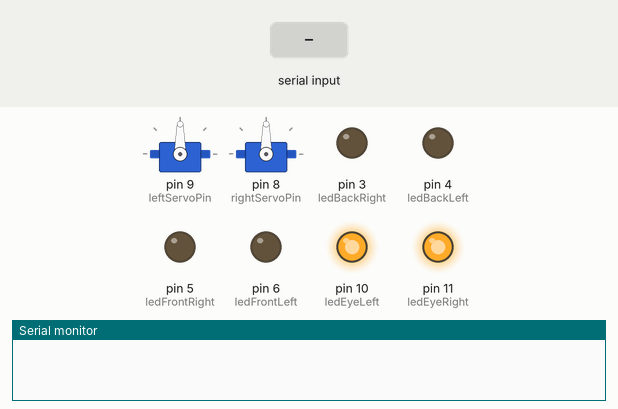
Simulated run of this sketch. Board: Arduino Uno, built with avr-gcc and run on an emulated ATmega328P. Shown: 2 × servo, output pins drawn as LEDs (lit = HIGH), the last lines printed to the serial monitor. Dashed ring = blinking. The inputs (shaded band) are chosen by the test bench.

Above: at 1.2 s.
1.3 s: "w" received over the second serial link
At 1.75 s:
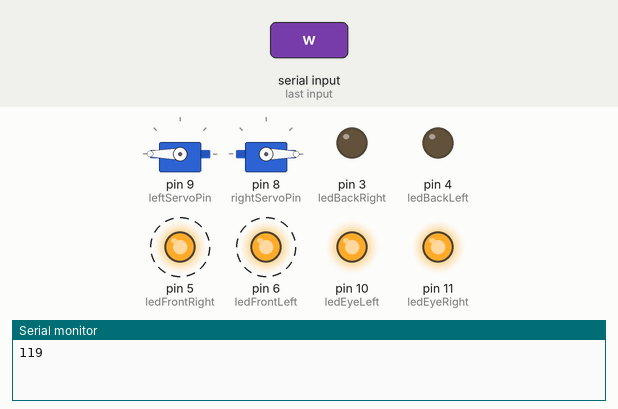
4.3 s: "s" received over the second serial link
At 4.76 s:
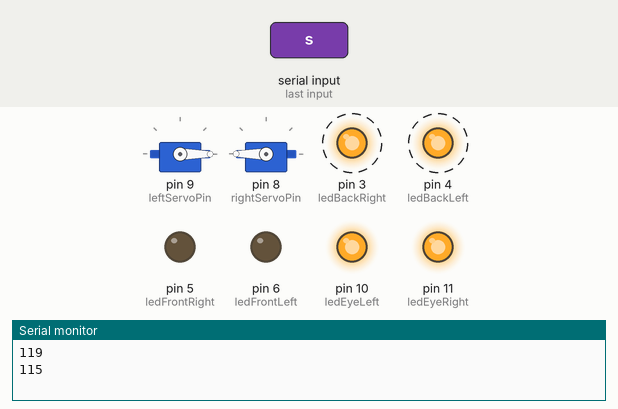
7.3 s: "a" received over the second serial link
At 7.77 s:
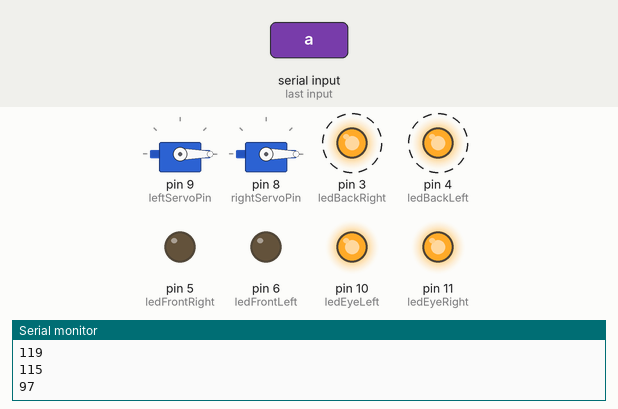
10.3 s: "d" received over the second serial link
At 10.78 s:
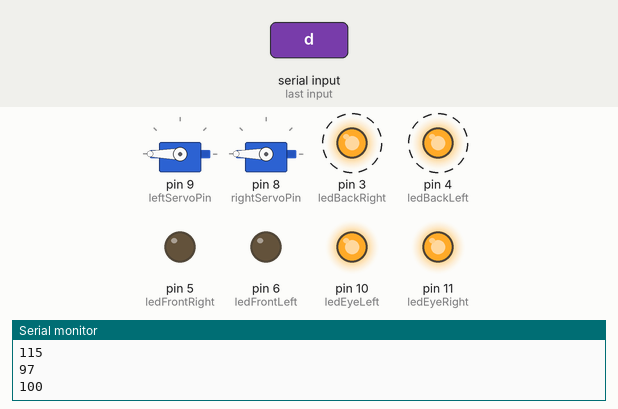
13.3 s: "x" received over the second serial link
At 13.79 s:
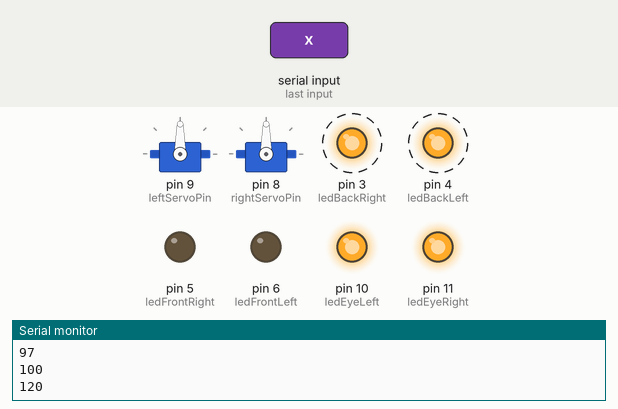
16.3 s: "i" received over the second serial link
At 16.8 s:
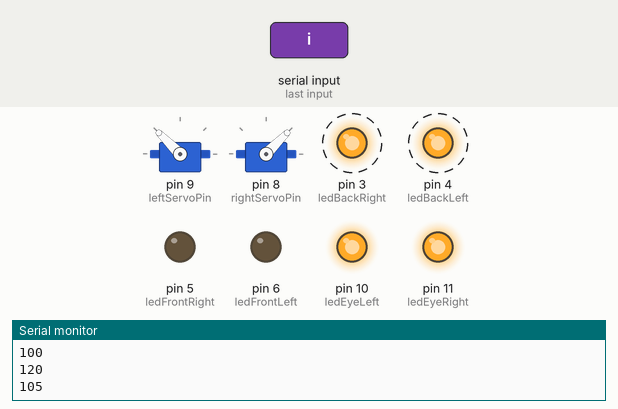
Timing chart, 0 to 20.3 s (numbered marks = the images above; inputs shaded):
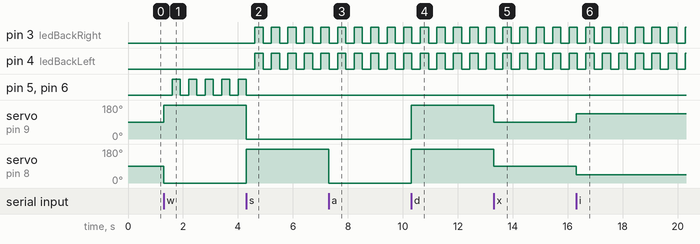

The sketch:

juno_mod_code.ino
```cpp
#include <SoftwareSerial.h>
#include <Servo.h>

// Pin assignments for the Arduino, change this if you want to move the pins
const int txPin = 12; //SoftwareSerial TX pin, connect to JY-MCU RX pin
const int rxPin = 13; //SoftwareSerial RX pin, connect to JY-MCY TX pin
SoftwareSerial bluetoothInput(rxPin, txPin); // RX, TX

// Pin assignment and servo declarations
Servo leftServo;
Servo rightServo;
int leftServoPin = 9;
int rightServoPin = 8;

// LED pin assignments
int ledEyeRight = 11;  // LED eye (right)
int ledEyeLeft = 10;   // LED eye (left)
int ledFrontRight = 5; // LED front (right)
int ledFrontLeft = 6;  // LED front (left)
int ledBackRight = 3;  // LED back (right)
int ledBackLeft = 4;   // LED back (left)

//variables for blink and noMoreIncoming functions that require time keeping
unsigned long currentTime = 0;
unsigned long timeSinceLastInput = 0;

//blinkFunc() variables
const long interval = 300;    // the interval between blinks
unsigned long blinkTimer = 0; // keeps track of the last time it blinked
int blinkType = 0;           // Variable to determine various blinking protocols
int blinkState = 0;            // 0 if lights are on, 1 if lights are off

int reset = 0;                // used by the arduino to determine if the IamSAM app has stopped sending input

byte state[] = {90, 90};      //initializes the state variable that stores incoming bluetooth signals

void setup() {
  bluetoothInput.begin(9600); // Sets rate of data transmission of Bluetooth module to 9600 bits/second. See https://www.arduino.cc/en/serial/begin for more details
  Serial.begin(9600);         // Used to debug when plugged into computer via USB
  //Initializing components
  leftServo.attach(leftServoPin);
  rightServo.attach(rightServoPin);
  pinMode(ledEyeRight, OUTPUT);
  pinMode(ledEyeLeft, OUTPUT);
  pinMode(ledFrontRight, OUTPUT);
  pinMode(ledFrontLeft, OUTPUT);
  pinMode(ledBackRight, OUTPUT);
  pinMode(ledBackLeft, OUTPUT);
  //Turns on all LEDs
  digitalWrite(ledEyeRight, HIGH);
  digitalWrite(ledEyeLeft, HIGH);
  digitalWrite(ledFrontRight, HIGH);
  digitalWrite(ledFrontLeft, HIGH);
  digitalWrite(ledBackRight, HIGH);
  digitalWrite(ledBackLeft, HIGH);
 }


void loop() {
  //Checks to see if there is incoming data
  if (bluetoothInput.available() > 0) {
    // if there is incoming data, read the first number
    bluetoothInput.readBytes(state, 1);
    // output the bluetoothInput to serial for testing
    Serial.println(state[0]);
    //Checks to see where data is coming from and calls the corresponding code
    if (state[0] == 180){
      bluetoothInput.readBytes(state, 2);
      fromPhone(state[0], state[1]);
      // output the bluetoothInput to serial for testing
      Serial.print(state[0]);
      Serial.print("   ");
      Serial.println(state[1]);
    }
    else{
       fromComputer(state[0]);
    }
  }

  // blinkFunc controls the blinking of the LED lights
  blinkFunc();

  // stops the vehicle if there is no new input after set time from the phone
  noMoreIncoming();
}

// blinkFunc controls the blinking of the LED by using different states. interval defines the blinking interval.
void blinkFunc(){
  unsigned long currentTime = millis();   // keeps track of the current time

  // the blinkType variable can be modified in the main control code, and the function runs a different protocol according to the given state:
  if(blinkType == 0){              // the default state, it turns all non-eye LEDs off
    digitalWrite(ledFrontRight, LOW);
    digitalWrite(ledFrontLeft, LOW);
    digitalWrite(ledBackRight, LOW);
    digitalWrite(ledBackLeft, LOW);
  }
  else if(blinkType == 1){         // blinks the front LEDs and turns the back LEDs off
      if(currentTime - blinkTimer > interval){  // checks to see if the inverval set has been exceeded
        blinkTimer = currentTime;               // resets the timer
        if(blinkState){                          // blinkState remembers the previous state and sets the next state according to the user defined settings

          // in this example, blinkState starts at 1, and turns the front LEDs on, then the blinkstate is set to 0
          digitalWrite(ledFrontRight, HIGH);
          digitalWrite(ledFrontLeft, HIGH);
          digitalWrite(ledBackRight, LOW);
          digitalWrite(ledBackLeft, LOW);
          blinkState = 0;
        }else{
          // when the blinkState is set to 0, turn all LEDs off and change blinkState to 1
          digitalWrite(ledFrontRight, LOW);
          digitalWrite(ledFrontLeft, LOW);
          digitalWrite(ledBackRight, LOW);
          digitalWrite(ledBackLeft, LOW);
          blinkState = 1;
        }
      }
  }
  else if(blinkType == 2){                // blinks the back LEDs and turns the front LEDs off
    if(currentTime - blinkTimer > interval){
      blinkTimer = currentTime;
      if(blinkState){
        digitalWrite(ledBackRight, HIGH);
        digitalWrite(ledBackLeft, HIGH);
        digitalWrite(ledFrontRight, LOW);
        digitalWrite(ledFrontLeft, LOW);
        blinkState = 0;
      }else{
        digitalWrite(ledBackRight, LOW);
        digitalWrite(ledBackLeft, LOW);
        digitalWrite(ledFrontRight, LOW);
        digitalWrite(ledFrontLeft, LOW);
        blinkState = 1;
      }
    }
  }
  else if(blinkType == 3){               //turns all LEDs on
    digitalWrite(ledBackRight, HIGH);
    digitalWrite(ledBackLeft, HIGH);
    digitalWrite(ledFrontRight, HIGH);
    digitalWrite(ledFrontLeft, HIGH);
  }

  //Add your own blink types here
}


//Used to interpret the data that is taken in as a letter
void fromComputer (int incomingByte) {
  if(incomingByte == 'w'){
    // if 'f', then go forward
      rightServo.write(0);
      leftServo.write(180);
      blinkType = 1;
    }

  else if(incomingByte == 's') {
    // if 'b', then go backward
      rightServo.write(180);
      leftServo.write(0);
      blinkType = 2;
  }

  else if(incomingByte == 'a') {
    // if 'l', then go left
      rightServo.write(0);
      leftServo.write(0);
}
  else if(incomingByte == 'd') {
    // if 'r', then go right
      rightServo.write(180);
      leftServo.write(180);
  }
  else if(incomingByte == 'x') {
    // if 'x', then stop
      rightServo.write(90);
      leftServo.write(90);
   }

   ////SLOOOOOOOOW
   else if(incomingByte == 'i'){
    // if 'i', then go forward
      rightServo.write(45);
      leftServo.write(135);
    }

  else if(incomingByte == 'k') {
    // if 'k', then go backward
      rightServo.write(135);
      leftServo.write(45);
  }

  else if(incomingByte == 'j') {
    // if 'j', then go left
      rightServo.write(80);
      leftServo.write(80);
}
  else if(incomingByte == 'l') {
    // if 'l', then go right
      rightServo.write(100);
      leftServo.write(100);
    }

    else if(incomingByte == ' ') {
    // if '/space/', then stop
      rightServo.write(90);
      leftServo.write(90);
      blinkType = 0;
  }

}

//Interprets data from the phonne app
void fromPhone (int leftMotor, int rightMotor) {
  //Sets the speed of the motor to the position of the sliders in the app
  leftServo.write(leftMotor);
  rightServo.write(180- rightMotor);
  blinkType = 3;

  //These are the variables for the noMoreIncoming function
   timeSinceLastInput = millis();
   reset = 0;
   return;
}


void noMoreIncoming(){
  currentTime = millis();
  // if no data has come in for 150 millis, disable movement from the phone
  if (reset == 0 && currentTime - timeSinceLastInput >= 150){
    leftServo.write(90);
    rightServo.write(90);
    reset = 1;
  }
}
```

Measured:
- after the input at 1.3 s, pin 5 (ledFrontRight), pin 6 (ledFrontLeft): alternates HIGH for 0.30 s and LOW for 0.30 s, starting after 0.30 s; servo on pin 9 (leftServoPin): 90° → 180° at once; servo on pin 8 (rightServoPin): 90° → 0° at once
- after the input at 4.3 s, pin 3 (ledBackRight), pin 4 (ledBackLeft): alternates HIGH for 0.30 s and LOW for 0.30 s, starting after 0.31 s; pin 5 (ledFrontRight), pin 6 (ledFrontLeft): goes on until 4.3 s, then stays LOW; servo on pin 9 (leftServoPin): 180° → 0° at once; servo on pin 8 (rightServoPin): 0° → 180° at once
- after the input at 7.3 s, servo on pin 8 (rightServoPin): 180° → 0° at once
- after the input at 10.3 s, servo on pin 9 (leftServoPin), servo on pin 8 (rightServoPin): 0° → 180° at once
- after the input at 13.3 s, servo on pin 9 (leftServoPin), servo on pin 8 (rightServoPin): 180° → 90° at once
- after the input at 16.3 s, servo on pin 9 (leftServoPin): 90° → 135° at once; servo on pin 8 (rightServoPin): 90° → 45° at once
